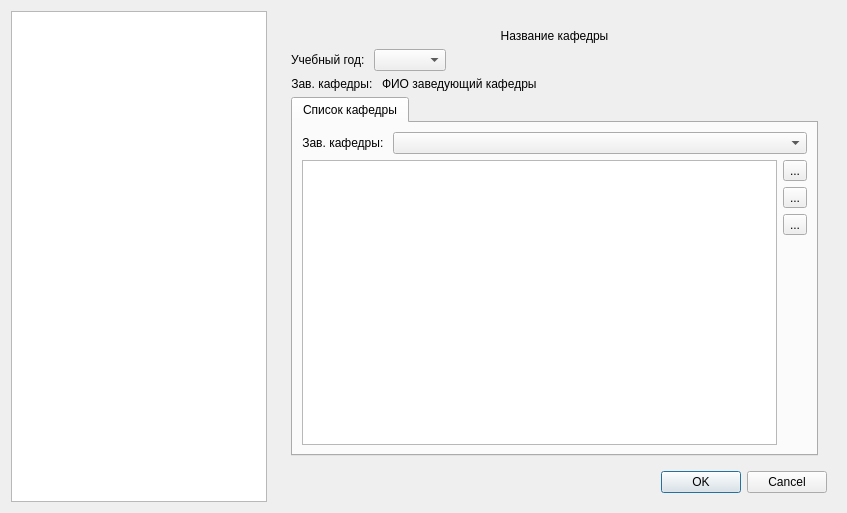
<?xml version="1.0" encoding="UTF-8"?>
<ui version="4.0">
 <class>FacultySettings</class>
 <widget class="QDialog" name="FacultySettings">
  <property name="geometry">
   <rect>
    <x>0</x>
    <y>0</y>
    <width>847</width>
    <height>513</height>
   </rect>
  </property>
  <property name="windowTitle">
   <string>Настройки кафедры</string>
  </property>
  <layout class="QVBoxLayout" name="verticalLayout_3">
   <item>
    <layout class="QHBoxLayout" name="horizontalLayout_2" stretch="0,1">
     <item>
      <widget class="DepartmentListView" name="lv_faculties"/>
     </item>
     <item>
      <widget class="QStackedWidget" name="stackedWidget">
       <property name="currentIndex">
        <number>1</number>
       </property>
       <widget class="QWidget" name="page_title">
        <layout class="QVBoxLayout" name="verticalLayout_7">
         <item>
          <widget class="QLabel" name="label_5">
           <property name="font">
            <font>
             <pointsize>18</pointsize>
            </font>
           </property>
           <property name="text">
            <string>Выберите кафедру в списке слева</string>
           </property>
           <property name="alignment">
            <set>Qt::AlignCenter</set>
           </property>
          </widget>
         </item>
        </layout>
       </widget>
       <widget class="QWidget" name="page_settings">
        <layout class="QVBoxLayout" name="verticalLayout_6">
         <item>
          <layout class="QVBoxLayout" name="verticalLayout">
           <item>
            <widget class="QWidget" name="w_settings" native="true">
             <layout class="QVBoxLayout" name="verticalLayout_2">
              <item>
               <widget class="QLabel" name="label">
                <property name="text">
                 <string>Название кафедры</string>
                </property>
                <property name="alignment">
                 <set>Qt::AlignCenter</set>
                </property>
               </widget>
              </item>
              <item>
               <layout class="QHBoxLayout" name="horizontalLayout_5" stretch="0,0,1">
                <item>
                 <widget class="QLabel" name="label_6">
                  <property name="text">
                   <string>Учебный год: </string>
                  </property>
                 </widget>
                </item>
                <item>
                 <widget class="YearCombobox" name="cb_year"/>
                </item>
                <item>
                 <spacer name="horizontalSpacer">
                  <property name="orientation">
                   <enum>Qt::Horizontal</enum>
                  </property>
                  <property name="sizeHint" stdset="0">
                   <size>
                    <width>40</width>
                    <height>20</height>
                   </size>
                  </property>
                 </spacer>
                </item>
               </layout>
              </item>
              <item>
               <layout class="QHBoxLayout" name="horizontalLayout" stretch="0,1">
                <item>
                 <widget class="QLabel" name="label_2">
                  <property name="text">
                   <string>Зав. кафедры: </string>
                  </property>
                  <property name="alignment">
                   <set>Qt::AlignCenter</set>
                  </property>
                 </widget>
                </item>
                <item>
                 <widget class="QLabel" name="label_3">
                  <property name="text">
                   <string>ФИО заведующий кафедры</string>
                  </property>
                  <property name="alignment">
                   <set>Qt::AlignLeading|Qt::AlignLeft|Qt::AlignVCenter</set>
                  </property>
                 </widget>
                </item>
               </layout>
              </item>
              <item>
               <widget class="QTabWidget" name="tw_settings">
                <property name="currentIndex">
                 <number>0</number>
                </property>
                <widget class="QWidget" name="tab_depList">
                 <attribute name="title">
                  <string>Список кафедры</string>
                 </attribute>
                 <layout class="QVBoxLayout" name="verticalLayout_5">
                  <item>
                   <widget class="QWidget" name="w_depBoss" native="true">
                    <layout class="QHBoxLayout" name="horizontalLayout_3" stretch="0,1">
                     <property name="leftMargin">
                      <number>0</number>
                     </property>
                     <property name="topMargin">
                      <number>0</number>
                     </property>
                     <property name="rightMargin">
                      <number>0</number>
                     </property>
                     <property name="bottomMargin">
                      <number>0</number>
                     </property>
                     <item>
                      <widget class="QLabel" name="label_4">
                       <property name="text">
                        <string>Зав. кафедры: </string>
                       </property>
                       <property name="alignment">
                        <set>Qt::AlignCenter</set>
                       </property>
                      </widget>
                     </item>
                     <item>
                      <widget class="QComboBox" name="comboBox"/>
                     </item>
                    </layout>
                   </widget>
                  </item>
                  <item>
                   <layout class="QHBoxLayout" name="horizontalLayout_4">
                    <item>
                     <widget class="QListView" name="lv_staffList"/>
                    </item>
                    <item>
                     <layout class="QVBoxLayout" name="verticalLayout_4">
                      <item>
                       <widget class="QToolButton" name="btn_add">
                        <property name="toolTip">
                         <string>Добавить сотрудника</string>
                        </property>
                        <property name="text">
                         <string>...</string>
                        </property>
                        <property name="icon">
                         <iconset resource="../res.qrc">
                          <normaloff>:/img/img/add.png</normaloff>:/img/img/add.png</iconset>
                        </property>
                       </widget>
                      </item>
                      <item>
                       <widget class="QToolButton" name="btn_edit">
                        <property name="toolTip">
                         <string>Изменить сотрудника</string>
                        </property>
                        <property name="text">
                         <string>...</string>
                        </property>
                        <property name="icon">
                         <iconset resource="../res.qrc">
                          <normaloff>:/img/img/edit.png</normaloff>:/img/img/edit.png</iconset>
                        </property>
                       </widget>
                      </item>
                      <item>
                       <widget class="QToolButton" name="btn_delete">
                        <property name="toolTip">
                         <string>Удалить сотрудника</string>
                        </property>
                        <property name="text">
                         <string>...</string>
                        </property>
                        <property name="icon">
                         <iconset resource="../res.qrc">
                          <normaloff>:/img/img/delete.png</normaloff>:/img/img/delete.png</iconset>
                        </property>
                       </widget>
                      </item>
                      <item>
                       <spacer name="verticalSpacer">
                        <property name="orientation">
                         <enum>Qt::Vertical</enum>
                        </property>
                        <property name="sizeHint" stdset="0">
                         <size>
                          <width>20</width>
                          <height>40</height>
                         </size>
                        </property>
                       </spacer>
                      </item>
                     </layout>
                    </item>
                   </layout>
                  </item>
                 </layout>
                </widget>
               </widget>
              </item>
             </layout>
            </widget>
           </item>
           <item>
            <widget class="QDialogButtonBox" name="buttonBox">
             <property name="standardButtons">
              <set>QDialogButtonBox::Cancel|QDialogButtonBox::Ok</set>
             </property>
            </widget>
           </item>
          </layout>
         </item>
        </layout>
       </widget>
      </widget>
     </item>
    </layout>
   </item>
  </layout>
 </widget>
 <customwidgets>
  <customwidget>
   <class>YearCombobox</class>
   <extends>QComboBox</extends>
   <header>misc/yearcombobox.h</header>
  </customwidget>
  <customwidget>
   <class>DepartmentListView</class>
   <extends>QListView</extends>
   <header>faculty/departmentlistview.h</header>
  </customwidget>
 </customwidgets>
 <resources>
  <include location="../res.qrc"/>
 </resources>
 <connections>
  <connection>
   <sender>buttonBox</sender>
   <signal>accepted()</signal>
   <receiver>FacultySettings</receiver>
   <slot>accept()</slot>
   <hints>
    <hint type="sourcelabel">
     <x>383</x>
     <y>473</y>
    </hint>
    <hint type="destinationlabel">
     <x>296</x>
     <y>444</y>
    </hint>
   </hints>
  </connection>
  <connection>
   <sender>buttonBox</sender>
   <signal>rejected()</signal>
   <receiver>FacultySettings</receiver>
   <slot>reject()</slot>
   <hints>
    <hint type="sourcelabel">
     <x>492</x>
     <y>471</y>
    </hint>
    <hint type="destinationlabel">
     <x>465</x>
     <y>428</y>
    </hint>
   </hints>
  </connection>
 </connections>
</ui>
